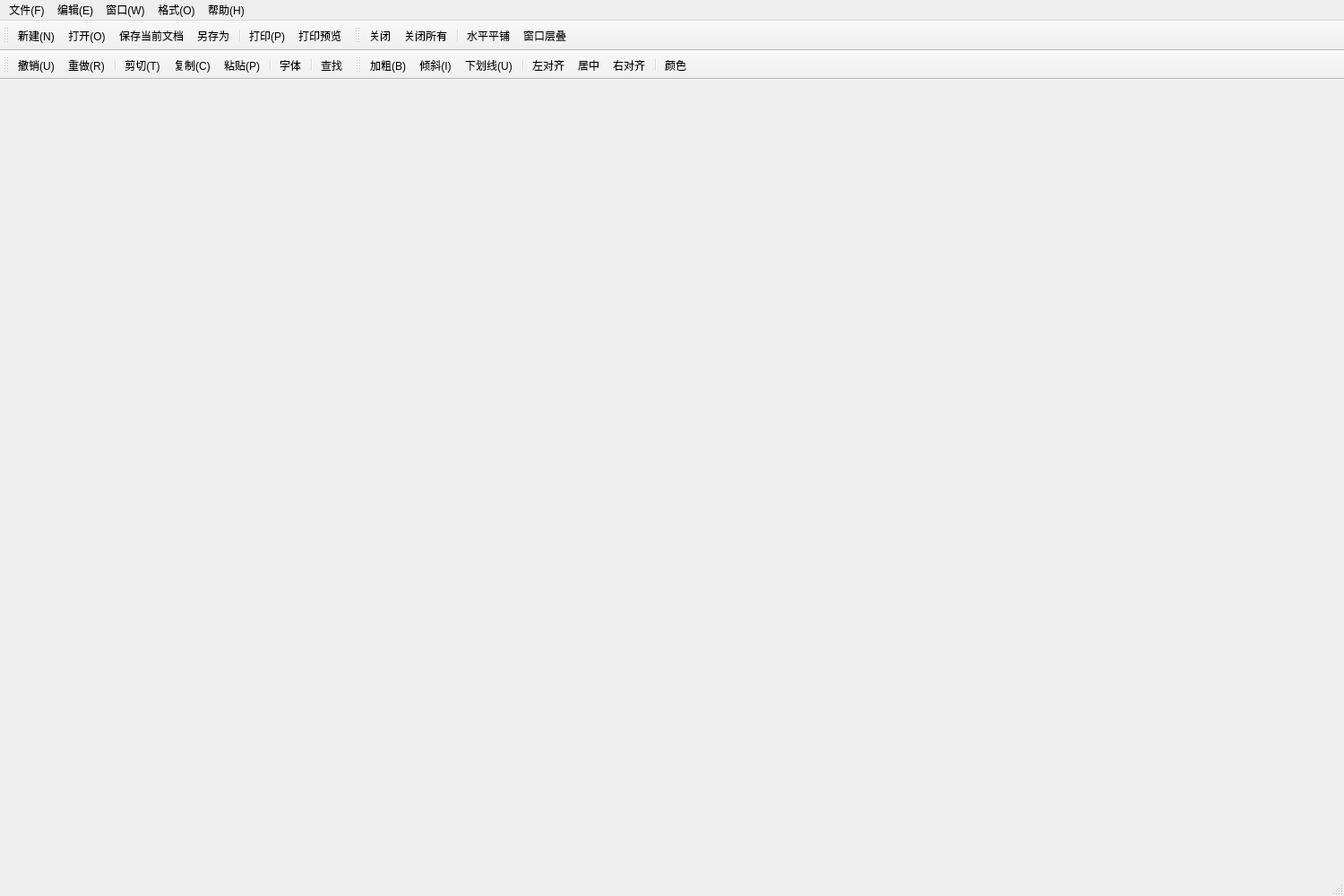
<?xml version="1.0" encoding="UTF-8"?>
<ui version="4.0">
 <class>MainWindow</class>
 <widget class="QMainWindow" name="MainWindow">
  <property name="geometry">
   <rect>
    <x>0</x>
    <y>0</y>
    <width>1500</width>
    <height>1000</height>
   </rect>
  </property>
  <property name="windowTitle">
   <string>多文档编辑器</string>
  </property>
  <widget class="QWidget" name="centralWidget"/>
  <widget class="QMenuBar" name="menuBar">
   <property name="geometry">
    <rect>
     <x>0</x>
     <y>0</y>
     <width>1500</width>
     <height>25</height>
    </rect>
   </property>
   <widget class="QMenu" name="menu_F">
    <property name="title">
     <string>文件(F)</string>
    </property>
    <addaction name="action_newFile"/>
    <addaction name="action_open"/>
    <addaction name="action_save"/>
    <addaction name="action_saveAnother"/>
    <addaction name="separator"/>
    <addaction name="action_print"/>
    <addaction name="action_printpreview"/>
    <addaction name="separator"/>
    <addaction name="action_close"/>
   </widget>
   <widget class="QMenu" name="menu_E">
    <property name="title">
     <string>编辑(E)</string>
    </property>
    <addaction name="action_undo"/>
    <addaction name="action_redo"/>
    <addaction name="action_cut"/>
    <addaction name="action_copy"/>
    <addaction name="action_paste"/>
    <addaction name="separator"/>
    <addaction name="action_font"/>
    <addaction name="separator"/>
    <addaction name="action_find"/>
   </widget>
   <widget class="QMenu" name="menu_W">
    <property name="title">
     <string>窗口(W)</string>
    </property>
    <addaction name="action_closed"/>
    <addaction name="action_closeAll"/>
    <addaction name="separator"/>
    <addaction name="action_windowLayer"/>
    <addaction name="action_tileHorizontal"/>
   </widget>
   <widget class="QMenu" name="menu_O">
    <property name="title">
     <string>格式(O)</string>
    </property>
    <widget class="QMenu" name="menu">
     <property name="title">
      <string>字体</string>
     </property>
     <addaction name="action_bold"/>
     <addaction name="action_italic"/>
     <addaction name="action_underline"/>
    </widget>
    <widget class="QMenu" name="menu_2">
     <property name="title">
      <string>段落</string>
     </property>
     <addaction name="action_left"/>
     <addaction name="action_mid"/>
     <addaction name="action_right"/>
    </widget>
    <addaction name="menu"/>
    <addaction name="menu_2"/>
    <addaction name="action_color"/>
   </widget>
   <widget class="QMenu" name="menu_H">
    <property name="title">
     <string>帮助(H)</string>
    </property>
    <addaction name="action_about"/>
   </widget>
   <addaction name="menu_F"/>
   <addaction name="menu_E"/>
   <addaction name="menu_W"/>
   <addaction name="menu_O"/>
   <addaction name="menu_H"/>
  </widget>
  <widget class="QStatusBar" name="statusBar"/>
  <widget class="QToolBar" name="toolBar_file">
   <property name="windowTitle">
    <string>toolBar</string>
   </property>
   <attribute name="toolBarArea">
    <enum>TopToolBarArea</enum>
   </attribute>
   <attribute name="toolBarBreak">
    <bool>false</bool>
   </attribute>
   <addaction name="action_newFile"/>
   <addaction name="action_open"/>
   <addaction name="action_save"/>
   <addaction name="action_saveAnother"/>
   <addaction name="separator"/>
   <addaction name="action_print"/>
   <addaction name="action_printpreview"/>
  </widget>
  <widget class="QToolBar" name="toolBar_window">
   <property name="windowTitle">
    <string>toolBar</string>
   </property>
   <attribute name="toolBarArea">
    <enum>TopToolBarArea</enum>
   </attribute>
   <attribute name="toolBarBreak">
    <bool>false</bool>
   </attribute>
   <addaction name="action_closed"/>
   <addaction name="action_closeAll"/>
   <addaction name="separator"/>
   <addaction name="action_tileHorizontal"/>
   <addaction name="action_windowLayer"/>
  </widget>
  <widget class="QToolBar" name="toolBar_edit">
   <property name="windowTitle">
    <string>toolBar</string>
   </property>
   <attribute name="toolBarArea">
    <enum>TopToolBarArea</enum>
   </attribute>
   <attribute name="toolBarBreak">
    <bool>true</bool>
   </attribute>
   <addaction name="action_undo"/>
   <addaction name="action_redo"/>
   <addaction name="separator"/>
   <addaction name="action_cut"/>
   <addaction name="action_copy"/>
   <addaction name="action_paste"/>
   <addaction name="separator"/>
   <addaction name="action_font"/>
   <addaction name="separator"/>
   <addaction name="action_find"/>
  </widget>
  <widget class="QToolBar" name="toolBar_o">
   <property name="windowTitle">
    <string>toolBar</string>
   </property>
   <attribute name="toolBarArea">
    <enum>TopToolBarArea</enum>
   </attribute>
   <attribute name="toolBarBreak">
    <bool>false</bool>
   </attribute>
   <addaction name="action_bold"/>
   <addaction name="action_italic"/>
   <addaction name="action_underline"/>
   <addaction name="separator"/>
   <addaction name="action_left"/>
   <addaction name="action_mid"/>
   <addaction name="action_right"/>
   <addaction name="separator"/>
   <addaction name="action_color"/>
  </widget>
  <action name="action_newFile">
   <property name="checkable">
    <bool>false</bool>
   </property>
   <property name="icon">
    <iconset resource="res.qrc">
     <normaloff>:/icon/新建.png</normaloff>:/icon/新建.png</iconset>
   </property>
   <property name="text">
    <string>新建(N)</string>
   </property>
   <property name="toolTip">
    <string>新建一个文档</string>
   </property>
  </action>
  <action name="action_open">
   <property name="icon">
    <iconset resource="res.qrc">
     <normaloff>:/icon/打开.png</normaloff>:/icon/打开.png</iconset>
   </property>
   <property name="text">
    <string>打开(O)</string>
   </property>
   <property name="toolTip">
    <string>打开一个文档</string>
   </property>
  </action>
  <action name="action_save">
   <property name="icon">
    <iconset resource="res.qrc">
     <normaloff>:/icon/保存.png</normaloff>:/icon/保存.png</iconset>
   </property>
   <property name="text">
    <string>保存当前文档</string>
   </property>
  </action>
  <action name="action_saveAnother">
   <property name="icon">
    <iconset resource="res.qrc">
     <normaloff>:/icon/另存为.png</normaloff>:/icon/另存为.png</iconset>
   </property>
   <property name="text">
    <string>另存为</string>
   </property>
  </action>
  <action name="action_print">
   <property name="icon">
    <iconset resource="res.qrc">
     <normaloff>:/icon/打印.png</normaloff>:/icon/打印.png</iconset>
   </property>
   <property name="text">
    <string>打印(P)</string>
   </property>
  </action>
  <action name="action_printpreview">
   <property name="icon">
    <iconset resource="res.qrc">
     <normaloff>:/icon/打印预览.png</normaloff>:/icon/打印预览.png</iconset>
   </property>
   <property name="text">
    <string>打印预览</string>
   </property>
  </action>
  <action name="action_close">
   <property name="text">
    <string>关闭(X)</string>
   </property>
  </action>
  <action name="action_undo">
   <property name="icon">
    <iconset resource="res.qrc">
     <normaloff>:/icon/撤回.png</normaloff>:/icon/撤回.png</iconset>
   </property>
   <property name="text">
    <string>撤销(U)</string>
   </property>
  </action>
  <action name="action_redo">
   <property name="icon">
    <iconset resource="res.qrc">
     <normaloff>:/icon/重做.png</normaloff>:/icon/重做.png</iconset>
   </property>
   <property name="text">
    <string>重做(R)</string>
   </property>
  </action>
  <action name="action_cut">
   <property name="icon">
    <iconset resource="res.qrc">
     <normaloff>:/icon/剪贴.png</normaloff>:/icon/剪贴.png</iconset>
   </property>
   <property name="text">
    <string>剪切(T)</string>
   </property>
  </action>
  <action name="action_copy">
   <property name="icon">
    <iconset resource="res.qrc">
     <normaloff>:/icon/复制.png</normaloff>:/icon/复制.png</iconset>
   </property>
   <property name="text">
    <string>复制(C)</string>
   </property>
  </action>
  <action name="action_paste">
   <property name="icon">
    <iconset resource="res.qrc">
     <normaloff>:/icon/粘贴.png</normaloff>:/icon/粘贴.png</iconset>
   </property>
   <property name="text">
    <string>粘贴(P)</string>
   </property>
  </action>
  <action name="action_font">
   <property name="icon">
    <iconset resource="res.qrc">
     <normaloff>:/icon/字体.png</normaloff>:/icon/字体.png</iconset>
   </property>
   <property name="text">
    <string>字体</string>
   </property>
  </action>
  <action name="action_find">
   <property name="icon">
    <iconset resource="res.qrc">
     <normaloff>:/icon/查找.png</normaloff>:/icon/查找.png</iconset>
   </property>
   <property name="text">
    <string>查找</string>
   </property>
  </action>
  <action name="action_closed">
   <property name="icon">
    <iconset resource="res.qrc">
     <normaloff>:/icon/关闭.png</normaloff>:/icon/关闭.png</iconset>
   </property>
   <property name="text">
    <string>关闭</string>
   </property>
  </action>
  <action name="action_closeAll">
   <property name="icon">
    <iconset resource="res.qrc">
     <normaloff>:/icon/关闭全部.png</normaloff>:/icon/关闭全部.png</iconset>
   </property>
   <property name="text">
    <string>关闭所有</string>
   </property>
  </action>
  <action name="action_windowLayer">
   <property name="icon">
    <iconset resource="res.qrc">
     <normaloff>:/icon/窗口层叠.png</normaloff>:/icon/窗口层叠.png</iconset>
   </property>
   <property name="text">
    <string>窗口层叠</string>
   </property>
  </action>
  <action name="action_tileHorizontal">
   <property name="icon">
    <iconset resource="res.qrc">
     <normaloff>:/icon/水平平铺 .png</normaloff>:/icon/水平平铺 .png</iconset>
   </property>
   <property name="text">
    <string>水平平铺</string>
   </property>
  </action>
  <action name="action_color">
   <property name="icon">
    <iconset resource="res.qrc">
     <normaloff>:/icon/颜色.png</normaloff>:/icon/颜色.png</iconset>
   </property>
   <property name="text">
    <string>颜色</string>
   </property>
  </action>
  <action name="action_bold">
   <property name="icon">
    <iconset resource="res.qrc">
     <normaloff>:/icon/加粗.png</normaloff>:/icon/加粗.png</iconset>
   </property>
   <property name="text">
    <string>加粗(B)</string>
   </property>
  </action>
  <action name="action_italic">
   <property name="icon">
    <iconset resource="res.qrc">
     <normaloff>:/icon/倾斜.png</normaloff>:/icon/倾斜.png</iconset>
   </property>
   <property name="text">
    <string>倾斜(I)</string>
   </property>
  </action>
  <action name="action_underline">
   <property name="icon">
    <iconset resource="res.qrc">
     <normaloff>:/icon/下划线.png</normaloff>:/icon/下划线.png</iconset>
   </property>
   <property name="text">
    <string>下划线(U)</string>
   </property>
  </action>
  <action name="action_left">
   <property name="icon">
    <iconset resource="res.qrc">
     <normaloff>:/icon/左对齐.png</normaloff>:/icon/左对齐.png</iconset>
   </property>
   <property name="text">
    <string>左对齐</string>
   </property>
  </action>
  <action name="action_mid">
   <property name="icon">
    <iconset resource="res.qrc">
     <normaloff>:/icon/居中.png</normaloff>:/icon/居中.png</iconset>
   </property>
   <property name="text">
    <string>居中</string>
   </property>
  </action>
  <action name="action_right">
   <property name="icon">
    <iconset resource="res.qrc">
     <normaloff>:/icon/右对齐.png</normaloff>:/icon/右对齐.png</iconset>
   </property>
   <property name="text">
    <string>右对齐</string>
   </property>
  </action>
  <action name="action_about">
   <property name="icon">
    <iconset resource="res.qrc">
     <normaloff>:/icon/关于.png</normaloff>:/icon/关于.png</iconset>
   </property>
   <property name="text">
    <string>关于</string>
   </property>
  </action>
 </widget>
 <layoutdefault spacing="6" margin="11"/>
 <resources>
  <include location="res.qrc"/>
 </resources>
 <connections/>
</ui>
